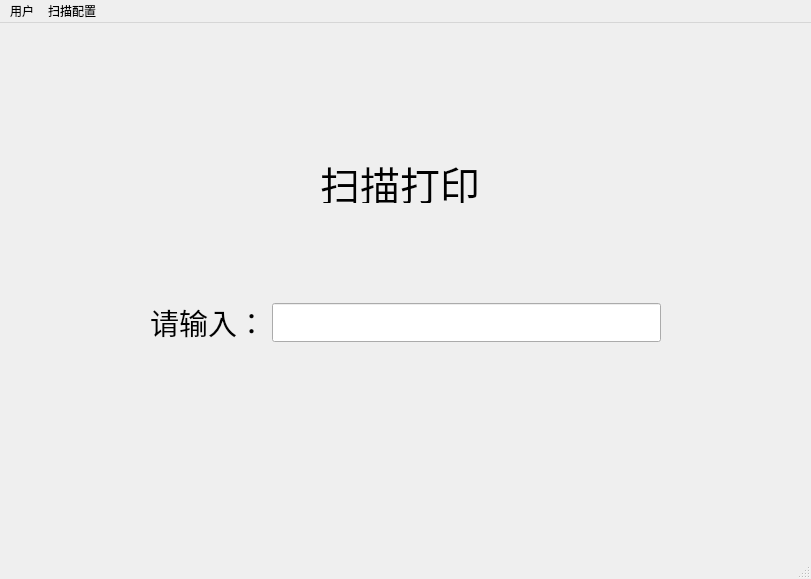
<?xml version="1.0" encoding="UTF-8"?>
<ui version="4.0">
 <class>main</class>
 <widget class="QMainWindow" name="main">
  <property name="geometry">
   <rect>
    <x>0</x>
    <y>0</y>
    <width>811</width>
    <height>579</height>
   </rect>
  </property>
  <property name="windowTitle">
   <string>Odoo</string>
  </property>
  <widget class="QWidget" name="centralwidget">
   <widget class="QLabel" name="Lable">
    <property name="geometry">
     <rect>
      <x>320</x>
      <y>140</y>
      <width>160</width>
      <height>40</height>
     </rect>
    </property>
    <property name="font">
     <font>
      <pointsize>30</pointsize>
     </font>
    </property>
    <property name="contextMenuPolicy">
     <enum>Qt::NoContextMenu</enum>
    </property>
    <property name="text">
     <string>扫描打印</string>
    </property>
    <property name="alignment">
     <set>Qt::AlignCenter</set>
    </property>
   </widget>
   <widget class="QWidget" name="gridLayoutWidget">
    <property name="geometry">
     <rect>
      <x>150</x>
      <y>260</y>
      <width>511</width>
      <height>80</height>
     </rect>
    </property>
    <layout class="QGridLayout" name="gridLayout_2">
     <item row="0" column="0">
      <widget class="QLabel" name="label_11">
       <property name="font">
        <font>
         <family>Arial</family>
         <pointsize>22</pointsize>
        </font>
       </property>
       <property name="text">
        <string>请输入：</string>
       </property>
      </widget>
     </item>
     <item row="0" column="1">
      <widget class="QLineEdit" name="inputline">
       <property name="font">
        <font>
         <pointsize>20</pointsize>
        </font>
       </property>
      </widget>
     </item>
    </layout>
   </widget>
   <widget class="QLabel" name="status_info">
    <property name="geometry">
     <rect>
      <x>120</x>
      <y>540</y>
      <width>54</width>
      <height>12</height>
     </rect>
    </property>
    <property name="text">
     <string>TextLabel</string>
    </property>
   </widget>
  </widget>
  <widget class="QMenuBar" name="menuBar">
   <property name="geometry">
    <rect>
     <x>0</x>
     <y>0</y>
     <width>811</width>
     <height>23</height>
    </rect>
   </property>
   <widget class="QMenu" name="menuLogin">
    <property name="title">
     <string>用户</string>
    </property>
    <addaction name="actionLogin"/>
   </widget>
   <widget class="QMenu" name="menuERP">
    <property name="title">
     <string>扫描配置</string>
    </property>
    <widget class="QMenu" name="print_method">
     <property name="title">
      <string>打印方法</string>
     </property>
    </widget>
    <widget class="QMenu" name="print_model">
     <property name="title">
      <string>打印模型</string>
     </property>
    </widget>
    <addaction name="print_method"/>
    <addaction name="print_model"/>
    <addaction name="actionselectbartenderpath"/>
   </widget>
   <addaction name="menuLogin"/>
   <addaction name="menuERP"/>
  </widget>
  <widget class="QStatusBar" name="statusBar">
   <property name="enabled">
    <bool>true</bool>
   </property>
  </widget>
  <action name="actionLogin">
   <property name="text">
    <string>登录</string>
   </property>
  </action>
  <action name="actionselectbartenderpath">
   <property name="text">
    <string>打印软件路径</string>
   </property>
  </action>
 </widget>
 <resources/>
 <connections/>
</ui>
